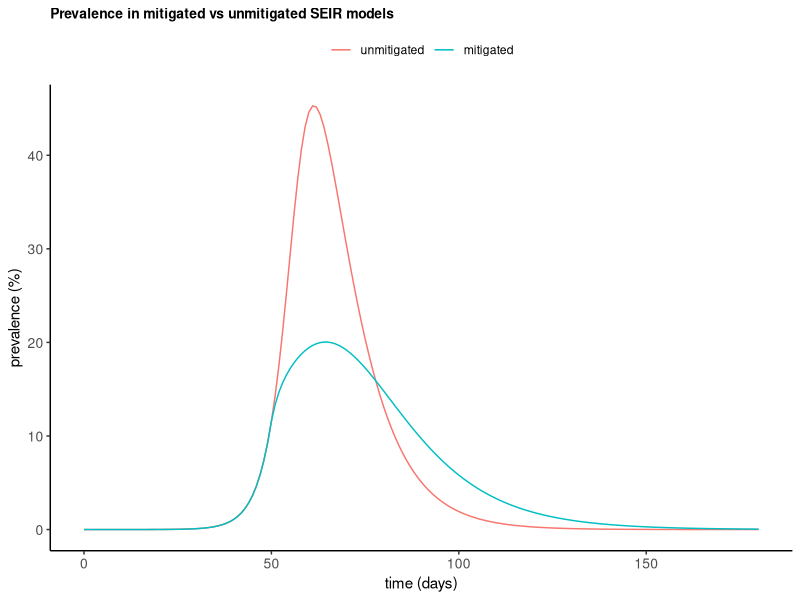

This figure's R source:
#### Introduction ####
# This script contains some exploratory models
# about COVID-19.

#### Standard SEIR model ####

# No demographics, no mortality

# Differential equations
# dS/dt = - beta * S * I / N
# dE/dt = (beta * S * I / N) - alpha * E
# dI/dt = alpha * E - gamma * I
# dR/dt = gamma * I

# Rough COVID-19 parameters:
# - R0 = 1.5 (assumes some NPIs)
# - infectious 2 days before Sx
# - incubation period ~ 5 days
# - latent period ~ 3 days
# - duration of infectiousness ~ 10 days

#### load packages ####
library(deSolve)
library(reshape2)
library(ggplot2)
library(tidyverse)

# basic parameters
parameters <- c(gamma = 0.1,  # recovery rate; implies avg. duration = 10d
                beta = 0.6, # R0 = 6 and R0 = beta/gamma implies beta = 0.6,
                alpha = 0.33 # defines latent period of 3 days
                )

# Define time points (days) - model 6 months 
times <- seq(from = 0, to = 180, by = 1)

# Initial state
initial_state <- c(S = (10^6) - 1,
                   E = 0,
                   I = 1,
                   R = 0)

# SEIR model
seir_model <- function(time, state, parameters){
  with(as.list(c(state, parameters)),{
    # Calculate N
    N <- sum(S, E, I, R)
    
    # differential equations
    dS = - beta * I/N * S
    dE = (beta * I/N * S) - (alpha * E)
    dI = (alpha * E) - (gamma * I)
    dR = (gamma * I)
    
    # Return output
    return(list(c(dS, dE, dI, dR)))
  })
}

# Evaluate the model at each time point
out_1 <- ode(y = initial_state,
             times = times,
             func = seir_model,
             parms = parameters)

# Convert to proportions & calculate Reff
out_1 <- data.frame(out_1)

out_1 <- mutate(out_1,
                N = S+I+R,
                Sp = S/N,
                Ep = E/N,
                Ip = I/N,
                Rp = R/N,
                Reff = (parameters["beta"]/parameters["gamma"]) * Sp)

out_1_long <- melt(out_1, id = "time")

# Plot the standard SEIR model
g1 <- out_1_long %>% 
  filter(variable %in% c("Sp", "Ep", "Ip", "Rp")) %>% 
  ggplot(aes(x = time,
             y = value,
             group = variable,
             colour = variable)) +
    geom_line() +
    labs(x = "time (days)",
         y = NULL,
         title = "Proportion in each compartment") +
    theme_classic() +
    theme(plot.title = element_text(size = 10, face = "bold"),
          legend.position = "top")

# Plot Reff
g2 <- out_1_long %>% 
  filter(variable == "Reff") %>% 
  ggplot(aes(x = time, y = value)) +
  geom_line() +
  scale_y_continuous(limits = c(0, 3)) +
  labs(x = "time (days)",
       y = NULL,
       title = "Effective reproduction rate") +
  theme_classic() +
  theme(plot.title = element_text(size = 10, face = "bold"))

# get time when Reff is closest to 1.5
int_time <- 50 

#### model with intervention ####

seir_int_model <- function(time, state, parameters){
  with(as.list(c(state, parameters)),{
    # Calculate N
    N <- sum(S, E, I, R)
    
    # adjust beta down
    if(time >= int_time){beta <- 0.2}
    
    # differential equations
    dS = - beta * I/N * S
    dE = (beta * I/N * S) - (alpha * E)
    dI = (alpha * E) - (gamma * I)
    dR = (gamma * I)
    
    # Return output
    return(list(c(dS, dE, dI, dR)))
  })
}

# Evaluate the model at each time point
out_2 <- ode(y = initial_state,
             times = times,
             func = seir_int_model,
             parms = parameters)

# Convert to proportions & calculate Reff
out_2 <- data.frame(out_2)

out_2 <- mutate(out_2,
                N = S+I+R,
                Sp = S/N,
                Ep = E/N,
                Ip = I/N,
                Rp = R/N,
                Reff = (parameters["beta"]/parameters["gamma"]) * Sp)

out_2_long <- melt(out_2, id = "time")

# Plot the standard SEIR model
g3 <- out_2_long %>% 
  filter(variable %in% c("Sp", "Ep", "Ip", "Rp")) %>% 
  ggplot(aes(x = time,
             y = value,
             group = variable,
             colour = variable)) +
  geom_line() +
  labs(x = "time (days)",
       y = NULL,
       title = "Proportion in each compartment") +
  theme_classic() +
  theme(plot.title = element_text(size = 10, face = "bold"),
        legend.position = "top")

# Plot Reff
g4 <- out_2_long %>% 
  filter(variable == "Reff") %>% 
  ggplot(aes(x = time, y = value)) +
  geom_line() +
  labs(x = "time (days)",
       y = NULL,
       title = "Effective reproduction rate") +
  theme_classic() +
  theme(plot.title = element_text(size = 10, face = "bold"))

#### Plot infection prevalence in two models ####
prevs <- data.frame(out_1$time,
                    out_1$Ip,
                    out_2$Ip)
prevs <- rename(prevs,
                time = out_1.time,
                prev_unmitigated = out_1.Ip,
                prev_mitigated = out_2.Ip)

prevs_long <- melt(prevs,
                   id = "time")

g5 <- ggplot(data = prevs_long,
             aes(x = time,
                 y = value * 100,
                 group = variable,
                 colour = variable)) +
  geom_line() +
  scale_colour_discrete(labels = c("unmitigated",
                                 "mitigated")) +
  labs(x = "time (days)",
       y = "prevalence (%)",
       title = "Prevalence in mitigated vs unmitigated SEIR models",
       colour = NULL) +
  theme_classic() +
  theme(plot.title = element_text(size = 10, face = "bold"),
        axis.text = element_text(size = 10)) +
  theme(legend.position = "top")

g5
